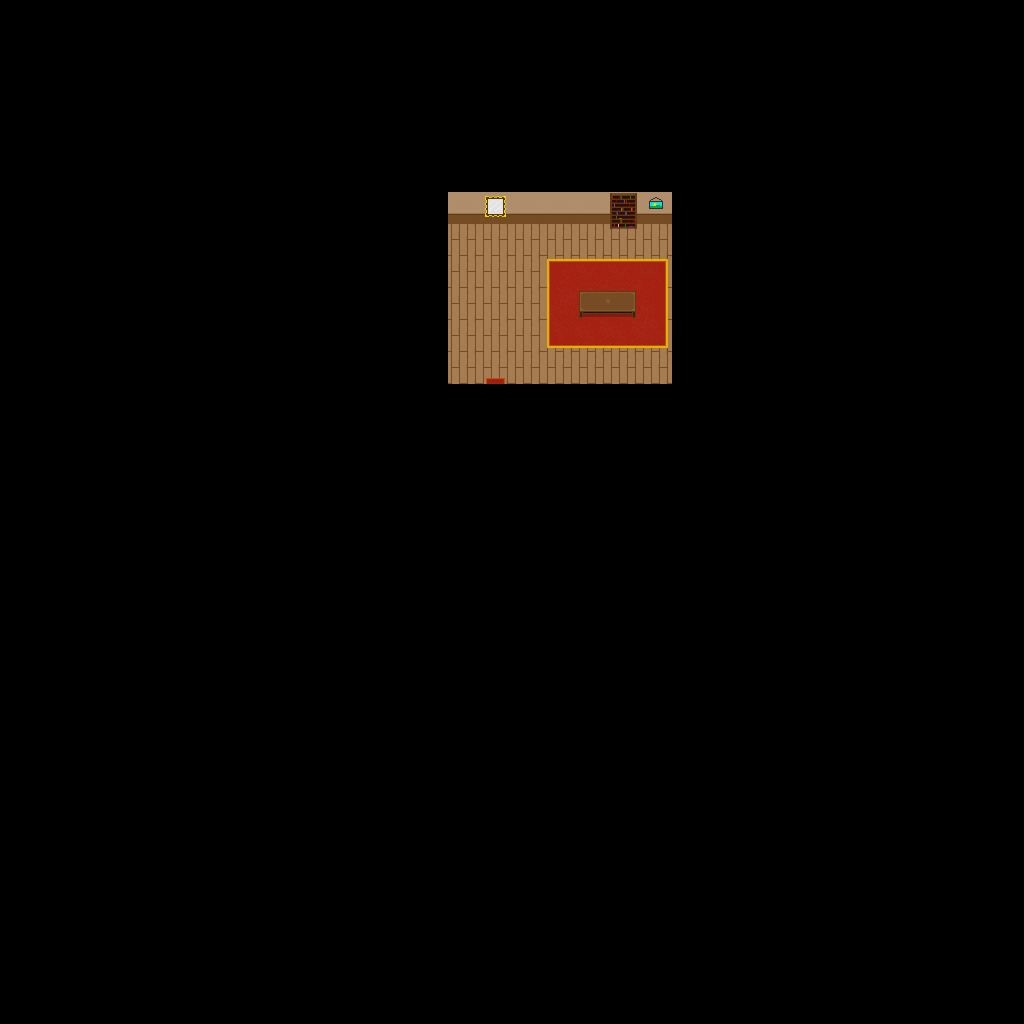

Tiled map render using the project's own tile images. Description and the map definition, with tile-layer contents summarised, below:
An orthogonal 32x32 tile map with 32x32 px tiles, 4 tile layers (Background1, Background2, Foreground, Collision).

<map version="1.0" orientation="orthogonal" renderorder="right-down" width="32" height="32" tilewidth="32" tileheight="32" backgroundcolor="#000000" nextobjectid="1">
 <tileset firstgid="1" name="House" tilewidth="32" tileheight="32">
  <image source="../images/House.png" width="320" height="320" />
 </tileset>
 <layer name="Background1" width="32" height="32">
  <data>[1024 cells, 42 non-empty, 2 distinct tile ids]</data>
 </layer>
 <layer name="Background2" width="32" height="32">
  <data>[1024 cells, 13 non-empty, 10 distinct tile ids]</data>
 </layer>
 <layer name="Foreground" width="32" height="32">
  <data>[1024 cells, 6 non-empty, 6 distinct tile ids]</data>
 </layer>
 <layer name="Collision" width="32" height="32">
  <data>[1024 cells, 0 non-empty, 0 distinct tile ids]</data>
 </layer>
</map>
